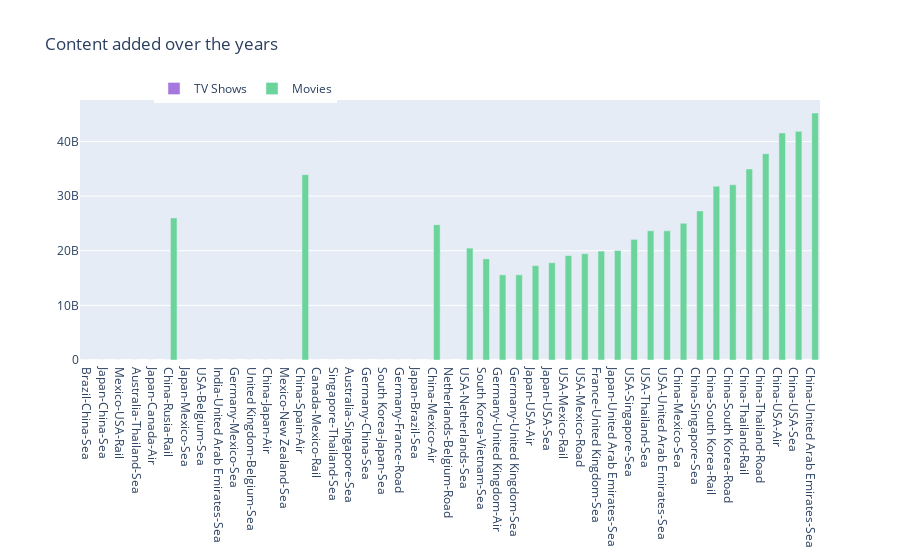

The code cell stored with this chart in its notebook:
### Code cell
col = "rating"

"""vc1 = d1[col].value_counts().reset_index()
vc1 = vc1.rename(columns = {col : "count", "index" : col})
vc1['percent'] = vc1['count'].apply(lambda x : 100*x/sum(vc1['count']))
vc1 = vc1.sort_values(col)

vc2 = d2[col].value_counts().reset_index()
vc2 = vc2.rename(columns = {col : "count", "index" : col})
vc2['percent'] = vc2['count'].apply(lambda x : 100*x/sum(vc2['count']))
vc2 = vc2.sort_values(col)"""

labels = [_[0] for _ in array3_df_f_s1][::-1]
values = [_[1] for _ in array3_df_f_s1][::-1]

labels2 = [_[0] for _ in array3_sum_df_f_s1][::-1]
values2 = [_[1] for _ in array3_sum_df_f_s1][::-1]

trace1_comp = go.Bar(x=labels, y=values, name="TV Shows", marker=dict(color="#a678de"))
trace2_comp = go.Bar(x=labels2, y=values2, name="Movies", marker=dict(color="#6ad49b"))
data_comp = [trace1_comp, trace2_comp]
layout_comp = go.Layout(title="Content added over the years", legend=dict(x=0.1, y=1.1, orientation="h"))
fig_comp = go.Figure(data_comp, layout=layout_comp)
fig_comp.show()

### Figure 1 — Plotly figure (JSON) as saved in the notebook; plotly's stock layout.template omitted (floating-point values rounded to 4 significant figures)
{"data": [{"marker": {"color": "#a678de"}, "name": "TV Shows", "type": "bar", "x": ["Brazil-China-Sea", "Japan-China-Sea", "Mexico-USA-Rail", "Australia-Thailand-Sea", "Japan-Canada-Air", "China-Rusia-Rail", "Japan-Mexico-Sea", "USA-Belgium-Sea", "India-United Arab Emirates-Sea", "Germany-Mexico-Sea", "United Kingdom-Belgium-Sea", "China-Japan-Air", "Mexico-New Zealand-Sea", "China-Spain-Air", "Canada-Mexico-Rail", "Singapore-Thailand-Sea", "Australia-Singapore-Sea", "Germany-China-Sea", "South Korea-Japan-Sea", "Germany-France-Road", "Japan-Brazil-Sea", "China-Mexico-Air", "Netherlands-Belgium-Road", "USA-Netherlands-Sea", "South Korea-Vietnam-Sea"], "y": [195, 196, 199, 200, 203, 204, 206, 211, 214, 222, 229, 238, 249, 250, 261, 273, 273, 282, 294, 299, 306, 330, 374, 436, 497]}, {"marker": {"color": "#6ad49b"}, "name": "Movies", "type": "bar", "x": ["Germany-United Kingdom-Air", "Germany-United Kingdom-Sea", "Japan-USA-Air", "Japan-USA-Sea", "South Korea-Vietnam-Sea", "USA-Mexico-Rail", "USA-Mexico-Road", "France-United Kingdom-Sea", "Japan-United Arab Emirates-Sea", "USA-Netherlands-Sea", "USA-Singapore-Sea", "USA-Thailand-Sea", "USA-United Arab Emirates-Sea", "China-Mexico-Air", "China-Mexico-Sea", "China-Rusia-Rail", "China-Singapore-Sea", "China-South Korea-Rail", "China-South Korea-Road", "China-Spain-Air", "China-Thailand-Rail", "China-Thailand-Road", "China-USA-Air", "China-USA-Sea", "China-United Arab Emirates-Sea"], "y": [15591137000, 15593233000, 17277976000, 17804976000, 18510146000, 19107000000, 19447000000, 19930332000, 20042976000, 20479187000, 22078187000, 23646187000, 23646306000, 24776000000, 25020000000, 26009046000, 27276046000, 31811046000, 32066046000, 33928046000, 34973046000, 37759046000, 41556046000, 41853046000, 45210046000]}], "layout": {"legend": {"orientation": "h", "x": 0.1, "y": 1.1}, "title": {"text": "Content added over the years"}}}
